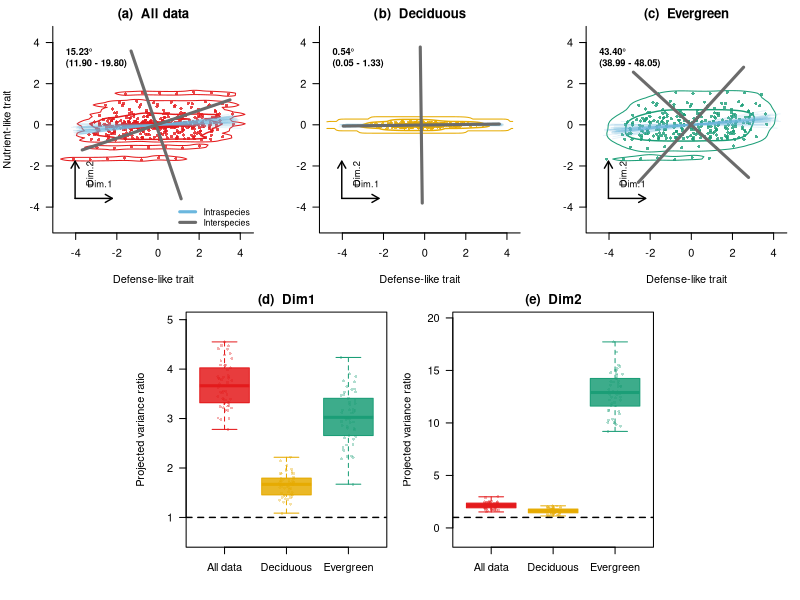

This figure's R source:
## ---- chunk 1
# 乱数を使うため、毎回同じ結果になるようにseedを固定します。
set.seed(123)

# major方向とminor方向の乱数を、指定した角度だけ回転させる補助関数です。
# angle_deg = 0ならx軸方向、angle_deg = 45なら右上がり45度方向になります。
rotate_xy <- function(major, minor, angle_deg) {
  theta <- angle_deg * pi / 180

  cbind(
    x = major * cos(theta) - minor * sin(theta),
    y = major * sin(theta) + minor * cos(theta)
  )
}

# 種内変異の値を、中央値が0になるように対称に作る関数です。
# こうしておくと、種ごとの中央値は種平均をよく反映します。
# その一方で、各種から1個体ずつ選ぶと、種内変異の方向が強く現れます。
balanced_scores <- function(n, target_sd) {
  if (target_sd == 0) {
    return(rep(0, n))
  }

  z <- seq(-1, 1, length.out = n)
  z <- z - mean(z)
  z / sd(z) * target_sd
}

sim_group <- function(
  group,
  n_species = 40,
  n_ind = 7,
  sp_major_sd,
  sp_minor_sd,
  sp_angle,
  ind_major_sd,
  ind_minor_sd,
  ind_angle
) {
  # 種ごとのデータを一時的に入れておくリストです。
  # 最後にrbindして、1つのdata.frameにまとめます。
  out <- list()

  # 1つのグループの中に、n_species個の種を作ります。
  for (i in seq_len(n_species)) {
    sp <- paste0(group, "_sp", i)

    # まず、種ごとの中心位置を決めます。
    # sp_major_sdは主方向の種間差、sp_minor_sdはそれに直交する方向のばらつきです。
    # sp_angleで、種平均がどの方向に並ぶかを決めます。
    sp_mean <- rotate_xy(
      major = rnorm(1, mean = 0, sd = sp_major_sd),
      minor = rnorm(1, mean = 0, sd = sp_minor_sd),
      angle_deg = sp_angle
    )

    # 次に、その種平均のまわりに個体値を発生させます。
    # ind_major_sdは主方向の種内差、ind_minor_sdはそれに直交する方向のばらつきです。
    # ここでは、各種内の値が種平均のまわりで対称になるようにしています。
    # これにより、種中央値は種間軸を保ちつつ、1個体サンプリングでは種内差が現れます。
    ind_major <- sample(balanced_scores(n_ind, ind_major_sd), size = n_ind)
    ind_minor <- sample(balanced_scores(n_ind, ind_minor_sd), size = n_ind)

    # ind_angleで、同じ種の中の個体差がどの方向に伸びるかを決めます。
    ind_dev <- rotate_xy(
      major = ind_major,
      minor = ind_minor,
      angle_deg = ind_angle
    )

    x <- as.numeric(sp_mean[, "x"]) + ind_dev[, "x"]
    y <- as.numeric(sp_mean[, "y"]) + ind_dev[, "y"]

    # group, species, individualを残しておくと、後で
    # 「種ごとの代表値」や「各種から1個体ずつサンプリング」がしやすくなります。
    out[[i]] <- data.frame(
      group = group,
      species = sp,
      individual = seq_len(n_ind),
      x = x,
      y = y
    )
  }

  # 種ごとのdata.frameを縦に結合します。
  do.call(rbind, out)
}

# 落葉樹っぽいグループです。
# 種間差も個体差も主にx方向に出るようにしています。
# そのため、種間軸と種内変異を含む軸はほとんど回転しません。
dat_D <- sim_group(
  group = "D",
  n_species = 40,
  n_ind = 7,
  sp_major_sd = 1.0,
  sp_minor_sd = 0.05,
  sp_angle = 0,
  ind_major_sd = 0.7,
  ind_minor_sd = 0.05,
  ind_angle = 0
)

# 常緑樹っぽいグループです。
# 種平均は斜め方向に並べ、個体差はx方向に強く出るようにしています。
# これにより、種間軸と種内変異を含む軸が意図的にずれます。
dat_E <- sim_group(
  group = "E",
  n_species = 40,
  n_ind = 7,
  sp_major_sd = 0.75,
  sp_minor_sd = 0.35,
  sp_angle = 55,
  ind_major_sd = 1.8,
  ind_minor_sd = 0.04,
  ind_angle = 0
)

# 2つのグループをまとめて、全データとして扱えるようにします。
dat <- rbind(dat_D, dat_E)
## ---- chunk 2
tapply(seq_len(nrow(dat)), dat$group, function(i) {
  # tapply()でグループごとの行番号を取り出し、
  # その行だけを使ってxとyの相関係数を計算します。
  cor(dat$x[i], dat$y[i])
})
## ---- chunk 3
principal_axis <- function(x, y) {
  # xとyを2列の行列にまとめます。
  # この行列の各行が1個体または1種、各列が1つのtraitです。
  X <- cbind(x, y)

  # 共分散行列です。
  # 対角成分はxとyそれぞれの分散、非対角成分はx-yの共分散です。
  S <- cov(X)

  # 固有値分解を行います。
  # eigen()は、分散が大きい順に固有値と固有ベクトルを返します。
  eg <- eigen(S, symmetric = TRUE)

  vectors <- eg$vectors

  # 表示を安定させるため、x方向が正になるようにそろえる
  # 固有ベクトルは向きを反転しても同じ軸を表すため、
  # 図示のたびに線の向きが反転しないように符号をそろえます。
  for (j in seq_len(ncol(vectors))) {
    if (vectors[1, j] < 0) {
      vectors[, j] <- -vectors[, j]
    }
  }

  v1 <- vectors[, 1]

  # 後の計算と作図で使う値をまとめて返します。
  list(
    covariance = S,
    eigenvalues = eg$values,
    vectors = vectors,
    first_vector = v1,
    first_eigenvalue = eg$values[1],
    center = colMeans(X),
    # x軸から見た第1主軸の角度です。
    # atan2()を使うと、ベクトルのx成分・y成分から角度を直接計算できます。
    angle_from_x = atan2(v1[2], v1[1]) * 180 / pi
  )
}

angle_between_axes <- function(v1, v2) {
  # 2つのベクトルのなす角を内積から計算します。
  # abs()を使うことで、向きが反対の同じ軸を0度として扱います。
  cos_angle <- abs(sum(v1 * v2) / sqrt(sum(v1^2) * sum(v2^2)))
  cos_angle <- min(1, max(0, cos_angle))
  acos(cos_angle) * 180 / pi
}

variance_along_axis <- function(x, y, axis) {
  # 指定した軸方向にデータを射影し、その方向の分散を計算します。
  # var()は平均からのずれを使うため、ここでは明示的な中心化は不要です。
  scores <- as.vector(cbind(x, y) %*% axis)
  var(scores)
}
## ---- chunk 4
species_med <- aggregate(
  # xとyを同時に集計します。
  cbind(x, y) ~ group + species,
  data = dat,
  # 平均ではなく中央値を使います。
  # 外れ値に少し強い代表値として扱えます。
  FUN = median
)
head(species_med)
## ---- chunk 5
pa_inter_D <- with(
  # 落葉樹っぽいグループの種中央値だけを使います。
  subset(species_med, group == "D"),
  principal_axis(x, y)
)

pa_inter_E <- with(
  # 常緑樹っぽいグループの種中央値だけを使います。
  subset(species_med, group == "E"),
  principal_axis(x, y)
)

# x軸から見た第1主軸の角度を確認します。
pa_inter_D$angle_from_x
pa_inter_E$angle_from_x
## ---- chunk 6
sample_one_per_species <- function(d) {
  # speciesごとにdata.frameを分割します。
  sp_list <- split(d, d$species)

  sampled <- lapply(sp_list, function(z) {
    # 各種の中から、ランダムに1行だけ選びます。
    z[sample(seq_len(nrow(z)), 1), ]
  })

  # 種ごとに選ばれた1個体を、1つのdata.frameに戻します。
  do.call(rbind, sampled)
}
## ---- chunk 7
run_resampling <- function(dat_group, species_med_group, n_iter = 50) {
  # 種代表値から求める主軸です。
  # これを基準となるinterspecific axisとして使います。
  pa_inter <- principal_axis(
    species_med_group$x,
    species_med_group$y
  )

  # 反復ごとの結果を入れるベクトルとリストを用意します。
  angles <- numeric(n_iter)
  eig_ratio_dim1 <- numeric(n_iter)
  eig_ratio_dim2 <- numeric(n_iter)
  axes <- vector("list", n_iter)
  samples <- vector("list", n_iter)

  for (i in seq_len(n_iter)) {
    # 各種から1個体ずつ選びます。
    # この1セットが、種内変異を反映したtrait spaceになります。
    sampled <- sample_one_per_species(dat_group)

    # サンプリングされた個体データから主軸を求めます。
    # これをintraspecific variationを含んだ軸として扱います。
    pa_intra <- principal_axis(
      sampled$x,
      sampled$y
    )

    # 種間軸と、種内変異を含む軸の角度差です。
    # 種間軸からどれくらい回転したかを表す量です。
    angles[i] <- angle_between_axes(
      pa_inter$first_vector,
      pa_intra$first_vector
    )

    # 種間軸の第1軸方向に射影した分散が、
    # 種代表値だけの場合に比べてどれくらい大きいかを見ます。
    # 1より大きければ、その種間軸方向でばらつきが増えています。
    eig_ratio_dim1[i] <- variance_along_axis(
      sampled$x,
      sampled$y,
      pa_inter$vectors[, 1]
    ) / pa_inter$eigenvalues[1]

    # 種間軸の第2軸方向についても同じ比を計算します。
    eig_ratio_dim2[i] <- variance_along_axis(
      sampled$x,
      sampled$y,
      pa_inter$vectors[, 2]
    ) / pa_inter$eigenvalues[2]

    # 後で作図できるように、軸そのものとサンプルも保存します。
    axes[[i]] <- pa_intra
    samples[[i]] <- sampled
  }

  list(
    pa_inter = pa_inter,
    angles = angles,
    eig_ratio = eig_ratio_dim1,
    eig_ratio_dim1 = eig_ratio_dim1,
    eig_ratio_dim2 = eig_ratio_dim2,
    axes = axes,
    samples = samples
  )
}

res_all <- run_resampling(
  # 全データをまとめた場合です。
  dat_group = dat,
  species_med_group = species_med,
  n_iter = 50
)

res_D <- run_resampling(
  # 落葉樹っぽいグループだけで同じ処理を行います。
  dat_group = subset(dat, group == "D"),
  species_med_group = subset(species_med, group == "D"),
  n_iter = 50
)

res_E <- run_resampling(
  # 常緑樹っぽいグループだけで同じ処理を行います。
  dat_group = subset(dat, group == "E"),
  species_med_group = subset(species_med, group == "E"),
  n_iter = 50
)
## ---- chunk 8
# 主軸の回転角です。
summary(res_all$angles)
summary(res_D$angles)
summary(res_E$angles)

# 種間第1軸方向の分散比です。
summary(res_all$eig_ratio_dim1)
summary(res_D$eig_ratio_dim1)
summary(res_E$eig_ratio_dim1)

# 種間第2軸方向の分散比です。
summary(res_all$eig_ratio_dim2)
summary(res_D$eig_ratio_dim2)
summary(res_E$eig_ratio_dim2)
## ---- chunk 9
#| fig-width: 11
#| fig-height: 8
# 図全体で使う色です。
# all, D, Eは点と輪郭の色、intraとinterは主軸の色です。
cols <- c(
  all = "#e41a1c",
  D = "#e6ab02",
  E = "#1b9e77",
  intra = "#6bb7de",
  inter = "#6b6b6b"
)

# principal_axis()の結果から、指定した固有ベクトルの方向に線を描く関数です。
# dim = 1なら第1軸、dim = 2なら第2軸を描きます。
draw_axis <- function(pa, dim = 1, len = 2, col = "black", lwd = 3, lty = 1) {
  # 線の中心は、データ点の中心に置きます。
  c0 <- pa$center

  # 固有ベクトルは長さ1の方向ベクトルです。
  # lenをかけることで、図上で見やすい長さに伸ばします。
  v <- pa$vectors[, dim]

  segments(
    x0 = c0[1] - len * v[1],
    y0 = c0[2] - len * v[2],
    x1 = c0[1] + len * v[1],
    y1 = c0[2] + len * v[2],
    col = col,
    lwd = lwd,
    lty = lty
  )
}

# 散布図の点がどこに集中しているかを、輪郭線で示す関数です。
# MASS::kde2d()で2次元カーネル密度を推定し、その等高線を重ねます。
draw_density <- function(x, y, col, xlim, ylim) {
  # MASSが使えない環境でも本文の主要な計算は止めないようにします。
  if (!requireNamespace("MASS", quietly = TRUE)) {
    return(invisible(NULL))
  }

  # limsを指定して、3つのtrait panelで同じ座標範囲の密度を計算します。
  dens <- MASS::kde2d(x, y, n = 80, lims = c(xlim, ylim))
  z <- as.vector(dens$z)
  z <- z[z > 0]

  # 密度の高い部分だけを輪郭線として描きます。
  # 点の分布のかたまりを示すための補助線です。
  contour(
    dens,
    add = TRUE,
    levels = quantile(z, probs = c(0.75, 0.9), names = FALSE),
    drawlabels = FALSE,
    col = col,
    lwd = c(1, 1.4)
  )
}

# 各trait panelの左下に、Dim.1とDim.2の方向を示す小さな矢印を描きます。
# これは実際の推定軸ではなく、図の読み方を助けるための模式的な矢印です。
draw_dim_arrows <- function(xlim, ylim) {
  # パネルの座標範囲から、矢印の開始位置と長さを相対的に決めます。
  x0 <- xlim[1] + 0.08 * diff(xlim)
  y0 <- ylim[1] + 0.13 * diff(ylim)
  x1 <- x0 + 0.20 * diff(xlim)
  y1 <- y0 + 0.20 * diff(ylim)

  arrows(x0, y0, x1, y0, length = 0.08, lwd = 1.4)
  arrows(x0, y0, x0, y1, length = 0.08, lwd = 1.4)
  text(x1, y0 + 0.06 * diff(ylim), "Dim.1", cex = 0.85, adj = c(1, 0))
  text(x0 + 0.06 * diff(xlim), y1, "Dim.2", cex = 0.85, srt = 90, adj = c(1, 1))
}

# リサンプリングで得た角度分布を、図中ラベルに整形します。
# ここでは簡易的に、2.5%点と97.5%点を範囲として表示しています。
angle_label <- function(angles) {
  ci <- quantile(angles, probs = c(0.025, 0.975), names = FALSE)

  sprintf(
    "%.2f°\n(%.2f - %.2f)",
    mean(angles),
    ci[1],
    ci[2]
  )
}

# 上段のtrait space panelを1枚描く関数です。
# 点、密度輪郭、種内軸、種間軸、角度ラベルをまとめて描きます。
plot_trait_panel <- function(
  dat_group,
  res,
  main,
  panel,
  col,
  xlim,
  ylim,
  show_y_label = FALSE,
  show_legend = FALSE
) {
  # まず個体値の散布図を描きます。
  # asp = 1にして、x方向とy方向の1単位が同じ長さになるようにしています。
  plot(
    dat_group$x,
    dat_group$y,
    pch = 16,
    cex = 0.65,
    col = adjustcolor(col, alpha.f = 0.8),
    xlim = xlim,
    ylim = ylim,
    asp = 1,
    xlab = "Defense-like trait",
    ylab = if (show_y_label) "Nutrient-like trait" else "",
    main = paste0("(", panel, ")  ", main),
    bty = "l",
    las = 1
  )

  # 点の分布のかたまりを輪郭線で重ねます。
  draw_density(
    dat_group$x,
    dat_group$y,
    col = col,
    xlim = xlim,
    ylim = ylim
  )

  # 主軸の線の長さです。
  # 座標範囲に対する相対値として決めると、パネル間で見た目がそろいます。
  axis_len <- 0.42 * min(diff(xlim), diff(ylim))

  # 各リサンプリングで推定された種内の第1軸を薄い青で重ねます。
  # 50本重ねることで、種内変異を含む主軸がどの方向に固まるかが見えます。
  for (pa in res$axes) {
    draw_axis(
      pa,
      dim = 1,
      len = axis_len,
      col = adjustcolor(cols["intra"], alpha.f = 0.16),
      lwd = 1
    )
  }

  # 種代表値から求めた種間軸を灰色の太線で描きます。
  # dim = 1がrotation angleの比較対象で、dim = 2はそれに直交する軸です。
  # 薄青の第1軸と灰色の第1軸のずれが、rotation angleの直感的な意味です。
  draw_axis(res$pa_inter, dim = 1, len = axis_len, col = cols["inter"], lwd = 3)
  draw_axis(res$pa_inter, dim = 2, len = axis_len, col = cols["inter"], lwd = 3)

  # 左下のDim.1 / Dim.2の補助矢印を描きます。
  draw_dim_arrows(xlim, ylim)

  # 左上に角度と範囲を表示します。
  text(
    xlim[1] + 0.03 * diff(xlim),
    ylim[2] - 0.06 * diff(ylim),
    angle_label(res$angles),
    adj = c(0, 1),
    cex = 0.85,
    font = 2
  )

  # 最初のpanelだけ凡例を表示します。
  if (show_legend) {
    legend(
      "bottomright",
      legend = c("Intraspecies", "Interspecies"),
      col = c(cols["intra"], cols["inter"]),
      lwd = c(3, 3),
      bty = "n",
      cex = 0.8
    )
  }
}

# 下段の分散比のboxplotを描く関数です。
# valuesは、All data, Deciduous, Evergreenの3つの数値ベクトルを入れたlistです。
plot_ratio_panel <- function(values, panel, main, colors, ylim = NULL) {
  # y軸範囲が指定されていない場合は、データと基準線1が入る範囲を自動で決めます。
  if (is.null(ylim)) {
    ylim <- range(c(unlist(values), 1))
    ylim <- ylim + c(-0.12, 0.12) * diff(ylim)
  }

  # 箱ひげ図で、分散比の分布をグループ間で比較します。
  boxplot(
    values,
    names = c("All data", "Deciduous", "Evergreen"),
    col = adjustcolor(colors, alpha.f = 0.85),
    border = colors,
    outline = FALSE,
    ylim = ylim,
    ylab = "Projected variance ratio",
    main = paste0("(", panel, ")  ", main),
    las = 1
  )

  # 箱ひげ図の上に、個々のリサンプリング結果を点で重ねます。
  # ばらつきの大きさを見やすくするため、横方向に少しjitterします。
  for (i in seq_along(values)) {
    stripchart(
      values[[i]],
      at = i,
      vertical = TRUE,
      method = "jitter",
      jitter = 0.12,
      pch = 16,
      cex = 0.6,
      col = adjustcolor(colors[i], alpha.f = 0.35),
      add = TRUE
    )
  }

  # ratio = 1は、種代表値だけの場合と同じ分散であることを表す基準線です。
  # 1より上に分布すれば、その種間軸方向でばらつきが増えていると読めます。
  abline(h = 1, lty = 2, lwd = 1.4)
}

# 下段の3グループに対応する色です。
plot_cols <- c(cols["all"], cols["D"], cols["E"])

# 上段3panelで同じxlim/ylimを使うため、全データの範囲から共通範囲を作ります。
lim <- range(c(dat$x, dat$y))
lim <- lim + c(-0.08, 0.08) * diff(lim)

# par()を変更するので、最後に元へ戻せるように保存しておきます。
old_par <- par(no.readonly = TRUE)

# layout()で5枚のpanel配置を作ります。
# 上段は3枚、下段は中央寄せで2枚です。
layout(
  matrix(
    c(1, 1, 2, 2, 3, 3, 0, 4, 4, 5, 5, 0),
    nrow = 2,
    byrow = TRUE
  ),
  heights = c(1, 1.1)
)

# 余白をやや詰めて、複数panelを1枚の図として見やすくします。
par(mar = c(4, 4, 2, 1), oma = c(0, 0, 0, 0))

# 上段: trait spaceの回転を示す3panelです。
plot_trait_panel(
  dat,
  res_all,
  "All data",
  "a",
  cols["all"],
  lim,
  lim,
  TRUE,
  TRUE
)
plot_trait_panel(
  subset(dat, group == "D"),
  res_D,
  "Deciduous",
  "b",
  cols["D"],
  lim,
  lim
)
plot_trait_panel(
  subset(dat, group == "E"),
  res_E,
  "Evergreen",
  "c",
  cols["E"],
  lim,
  lim
)

# 下段左: 種間第1軸方向の分散比です。
plot_ratio_panel(
  list(res_all$eig_ratio_dim1, res_D$eig_ratio_dim1, res_E$eig_ratio_dim1),
  "d",
  "Dim1",
  plot_cols
)

# 下段右: 種間第2軸方向の分散比です。
plot_ratio_panel(
  list(res_all$eig_ratio_dim2, res_D$eig_ratio_dim2, res_E$eig_ratio_dim2),
  "e",
  "Dim2",
  plot_cols
)

# 変更した作図設定を元に戻します。
par(old_par)
